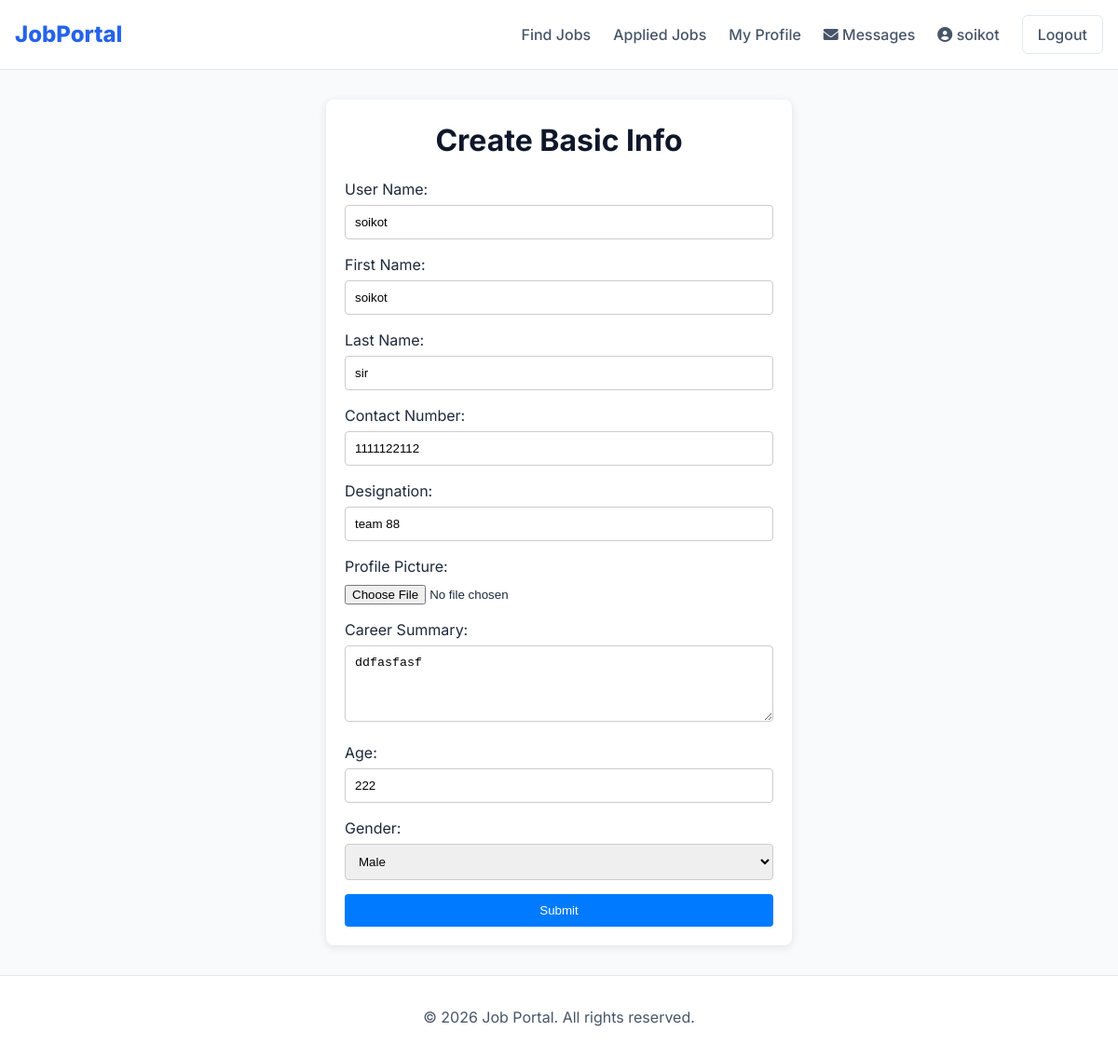
The app's page /createBasicInfo/ (signed in) with its own data.
### myApp/models.py (models this page shows, shortened)
class Custom_User(AbstractUser):
    USER=[
        ('recruiter','Recruiter'),('jobseeker','JobSeeker')
    ]
    user_type=models.CharField(choices=USER,max_length=120)
    profile_pic=models.ImageField(upload_to="media/profile_pic",null=True)

class BasicInfoModel(models.Model):
    user = models.OneToOneField(Custom_User, null=True, on_delete=models.CASCADE)
    contact_No = models.CharField(max_length=100, null=True)
    Designation = models.CharField(max_length=100, null=True)
    Profile_Pic = models.ImageField(upload_to="Media/Profile_Pic", null=True)
    Carrer_Summary = models.CharField(max_length=100, null=True)
    Age = models.PositiveIntegerField(null=True)
    Gender = models.CharField(max_length=100, null=True)
    date_of_birth = models.DateField(null=True, blank=True)

### myApp/views.py (the view, shortened to what this page needs)
# urls.py: path('createBasicInfo/', createBasicInfo, name="createBasicInfo"),
@login_required
def createBasicInfo(request):
    if request.user.user_type == 'jobseeker' or request.user.user_type == 'recruiter' :
        current_user = request.user
        try:
            info = BasicInfoModel.objects.get(user=current_user)
        except BasicInfoModel.DoesNotExist:
            info = None
        return render(request, "Common/createBasicInfo.html", {'info': info})
    elif request.user.user_type == 'admin':
        messages.warning(request, "You are not authorized to access this page.")
        return redirect('MySettingsPage')
    return render(request, "Common/createBasicInfo.html")

### Template/Common/createBasicInfo.html (shortened to what this page needs)
{% extends 'Common/base.html' %}
{% block body %}
<div class="form-container mt-5">
    <h1>Create Basic Info</h1>
    <form action="" method="post" enctype="multipart/form-data">
        <div class="form-group">
            <label for="username">User Name:</label>
            <input readonly type="text" id="username" value="{{request.user.username}}" name="username" required>
        </div>
        <div class="form-group">
            <label for="first_name">First Name:</label>
            <input type="text" id="first_name" value="{{request.user.first_name}}" name="first_name" required>
        </div>
        <div class="form-group">
            <label for="second_name">Last Name:</label>
            <input type="text" id="second_name" value="{{request.user.last_name}}" name="second_name" required>
        </div>
        <div class="form-group">
            <label for="contact_No">Contact Number:</label>
            <input type="text" id="contact_No" name="contact_No" value="{{ info.contact_No|default_if_none:'' }}"
                required>
        </div>
        <div class="form-group">
            <label for="Designation">Designation:</label>
            <input type="text" id="Designation" name="Designation" value="{{ info.Designation|default_if_none:'' }}"
                required>
        </div>
        <div class="form-group">
            <label for="Profile_Pic">Profile Picture:</label>
            <input type="file" id="Profile_Pic" name="Profile_Pic" accept="image/*">
        </div>
        <div class="form-group">
            <label for="Carrer_Summary">Career Summary:</label>
            <textarea id="Carrer_Summary" name="Carrer_Summary" rows="4"
                required>{{ info.Carrer_Summary|default_if_none:'' }}</textarea>
        </div>
        <div class="form-group">
            <label for="Age">Age:</label>
            <input type="number" id="Age" name="Age" value="{{ info.Age|default_if_none:'' }}" required>
        </div>
        <div class="form-group">
            <label for="Gender">Gender:</label>
            <select id="Gender" name="Gender" required>
                <option value="male" {% if info.Gender == 'male' %}selected{% endif %}>Male</option>
            </select>
        </div>
        <button type="submit">Submit</button>
    </form>
</div>
{% endblock body %}

### Template/Common/base.html (shortened to what this page needs)
<!DOCTYPE html>
{% load static %}
<html lang="en">
<head>
  <link rel="stylesheet" href="https://cdnjs.cloudflare.com/ajax/libs/font-awesome/6.0.0-beta3/css/all.min.css">
  <link rel="stylesheet" href="{% static 'css/style.css' %}">
</head>
<body>
  <nav class="navbar">
    <div class="container">
      <a href="{% url 'JobFeed' %}" class="nav-brand">JobPortal</a>
      <div class="nav-menu">
        <a href="{% url 'JobFeed' %}" class="nav-link">Find Jobs</a>
        {% if request.user.is_authenticated %}
        {% if request.user.user_type == 'recruiter' %}
        <a href="{% url 'addJobPage' %}" class="nav-link">Post Job</a>
        <a href="{% url 'createdJob' %}" class="nav-link">My Jobs</a>
        {% else %}
        <a href="{% url 'appliedJob' %}" class="nav-link">Applied Jobs</a>
        <a href="{% url 'MySettingsPage' %}" class="nav-link">My Profile</a>
        {% endif %}
        <a href="{% url 'my_messages' %}" class="nav-link">
          <i class="fas fa-envelope"></i> Messages
        </a>
        <a href="{% url 'profile_view' %}" class="nav-link user-profile">
          <i class="fas fa-user-circle"></i> {{ request.user.username }}
        </a>
        <a href="{% url 'logoutPage' %}" class="btn btn-secondary btn-sm">Logout</a>
        {% else %}
        <a href="{% url 'signinPage' %}" class="nav-link">Login</a>
        <a href="{% url 'signupPage' %}" class="btn btn-primary">Sign Up</a>
        {% endif %}
      </div>
    </div>
  </nav>
  <main class="main-content">
    <div class="container">
      {% block body %}{% endblock %}
    </div>
  </main>
  <footer class="footer">
    <div class="container text-center">
      <p>&copy; 2026 Job Portal. All rights reserved.</p>
    </div>
  </footer>
</body>
</html>

### static/css/style.css (style rules this page uses)
:root { --primary-color: #2563eb; --primary-hover: #1d4ed8; --secondary-color: #64748b; --accent-color: #0f172a; --background-color: #f8fafc; --surface-color: #ffffff; --text-main: #1e293b; --text-secondary: #475569; --border-color: #e2e8f0; --success-color: #10b981; --danger-color: #ef4444; --warning-color: #f59e0b; --radius-sm: 0.375rem; --radius-md: 0.5rem; --radius-lg: 0.75rem; --shadow-sm: 0 1px 2px 0 rgb(0 0 0 / 0.05); --shadow-md: 0 4px 6px -1px rgb(0 0 0 / 0.1), 0 2px 4px -2px rgb(0 0 0 / 0.1); --font-sans: 'Inter', system-ui, -apple-system, sans-serif; }
* { box-sizing: border-box; margin: 0; padding: 0; }
body { font-family: var(--font-sans); background-color: var(--background-color); color: var(--text-main); line-height: 1.5; -webkit-font-smoothing: antialiased; }
a { color: var(--primary-color); text-decoration: none; transition: color 0.2s; }
h1, h2, h3, h4, h5, h6 { font-weight: 700; color: var(--accent-color); margin-bottom: 1rem; }
.container { max-width: 1200px; margin: 0 auto; padding: 0 1rem; }
.main-content { padding: 2rem 0; min-height: 80vh; }
.navbar { background-color: var(--surface-color); border-bottom: 1px solid var(--border-color); padding: 1rem 0; position: sticky; top: 0; z-index: 100; }
.navbar .container { display: flex; justify-content: space-between; align-items: center; }
.nav-brand { font-size: 1.5rem; font-weight: 800; color: var(--primary-color); }
.nav-menu { display: flex; gap: 1.5rem; align-items: center; }
.nav-link { color: var(--text-secondary); font-weight: 500; }
.btn { display: inline-block; padding: 0.5rem 1rem; border-radius: var(--radius-sm); font-weight: 500; text-align: center; cursor: pointer; border: none; transition: background-color 0.2s; }
.btn-secondary { background-color: var(--surface-color); border: 1px solid var(--border-color); color: var(--text-secondary); }
.form-group { margin-bottom: 1rem; }
.text-center { text-align: center; }
.footer { background: var(--surface-color); padding: 2rem 0; border-top: 1px solid var(--border-color); margin-top: auto; color: var(--text-secondary); }

### Template/Common/createBasicInfo.html (style rules this page uses)
.form-container { background: white; padding: 20px; border-radius: 8px; box-shadow: 0 2px 10px rgba(0, 0, 0, 0.1); max-width: 500px; margin: auto; }
.form-container h1 { text-align: center; }
.form-group { margin-bottom: 15px; }
.form-group label { display: block; margin-bottom: 5px; }
.form-group input[type="text"], .form-group input[type="number"], .form-group select, .form-group textarea { width: 100%; padding: 10px; border: 1px solid #ccc; border-radius: 4px; }
.form-container button { width: 100%; padding: 10px; background-color: #007BFF; color: white; border: none; border-radius: 4px; cursor: pointer; }

### records on screen
Custom_User: user.username "soikot", username "soikot", first_name "soikot", second_name "sir"
BasicInfoModel: contact_No "1111122112", Designation "team 88", Carrer_Summary "ddfasfasf", Age "222", Gender "Male"
